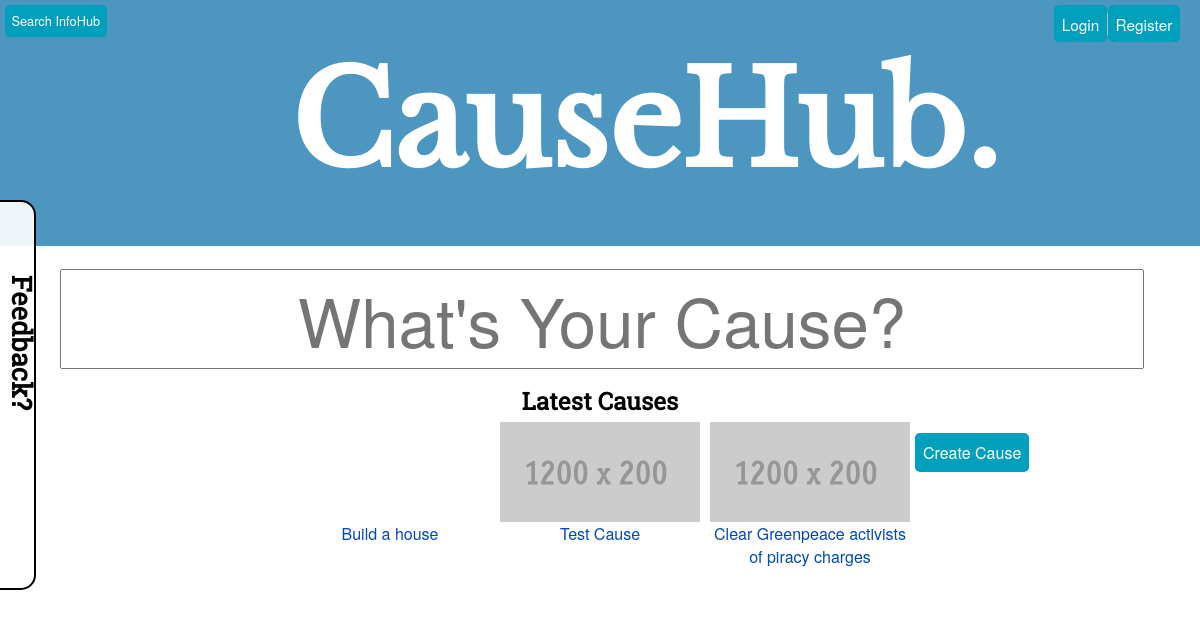
Before: / with the older database file.
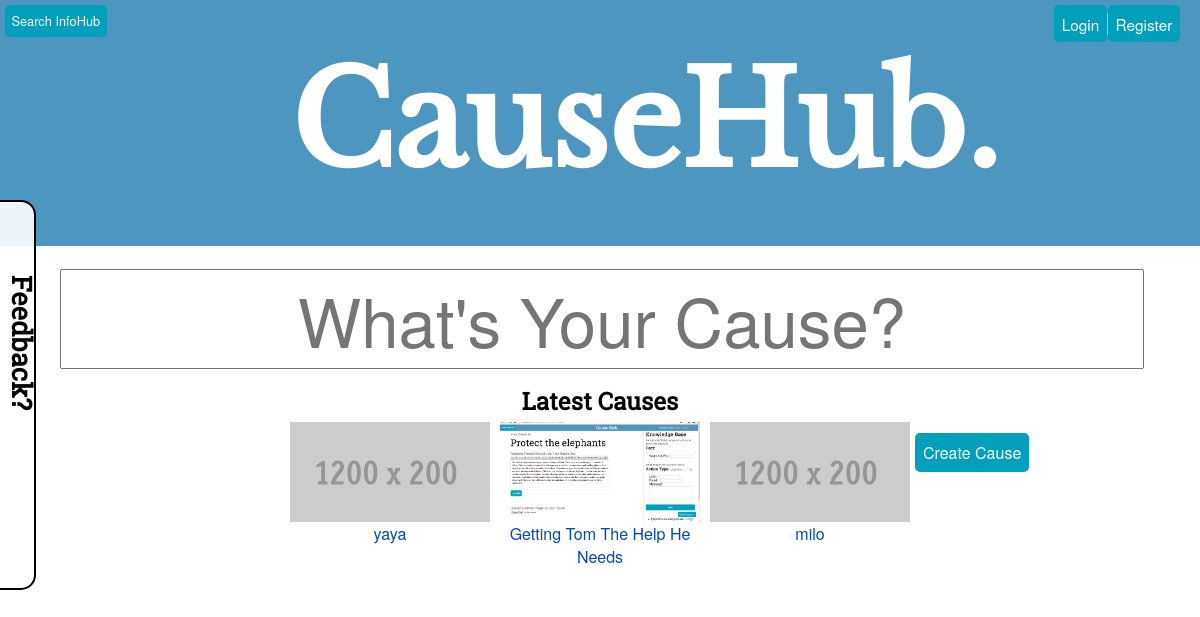
After: the same page with the newer database file.
### tables this page shows
CREATE TABLE IF NOT EXISTS `causes` (
  `id` int(11) NOT NULL AUTO_INCREMENT,
  `uid` int(11) NOT NULL,
  `name` varchar(100) NOT NULL,
  `slug` varchar(50) NOT NULL,
  `started` varchar(30) NOT NULL,
  `banner` varchar(15) NOT NULL,
  `description` text NOT NULL,
  `tags` text NOT NULL,
  `hidden` int(11) NOT NULL,
  `deleted` int(11) NOT NULL,
  PRIMARY KEY (`id`)
);

### index.php (the view, shortened to what this page needs)
<!DOCTYPE html>
<html>
<head>
	<link rel="stylesheet" href="/css/style.css">
	<link rel="stylesheet" href="/plugins/alertify/alertify.core.css" />
	<link rel="stylesheet" href="/plugins/alertify/alertify.default.css" />
	<link rel="stylesheet" href="/plugins/nprogress/nprogress.css" />
</head>
<body class="index">
	<?php include ($_SERVER['DOCUMENT_ROOT'].'/scripts/header-include.php'); ?>
	<main>
		<form method='post' action='#' onsubmit="return false;" class="causeInit">
			<input type='text' id='causename' placeholder='What&#39;s Your Cause?' class="causeName" onkeyup="updateSuggestions();">
		</form>
			<section class="causeThumbs" id='featuredlist'>
				<h2>Latest Causes</h2>
				<?php
				$sql = mysql_query("SELECT * FROM causes WHERE deleted='0' AND hidden='0' ORDER BY id DESC LIMIT 3");
					while($array = mysql_fetch_array($sql)){
						echo '
						<a href="/cause/'.$array['slug'].'/">
						<figure>
						  <div style="width: 200px; height: 100px; background: url(/usercontent/causebanners/'.$array['banner'].') no-repeat center center; background-size: cover;"></div>
						  <figcaption>'.$array['name'].'</figcaption>
						</figure>
						</a>
						';
					}
				?>
			</section>
			<input type='submit' id='causecreatebtn' value='Create Cause' onclick='createcause(); return false;'>
	</main>
	<?php include ($_SERVER['DOCUMENT_ROOT'].'/scripts/feedback-include.php'); ?>
</body>
</html>

Changed rows visible on the page:
no longer on this page (row edited): causes: name "Build a house"
no longer on this page (row edited): causes: banner (picture), name "Test Cause"
no longer on this page (row edited): causes: banner (picture), name "Clear Greenpeace activists of piracy charges"
added causes: banner (picture), name "yaya"
added causes: banner (picture), name "Getting Tom The Help He Needs"
added causes: banner (picture), name "milo"
